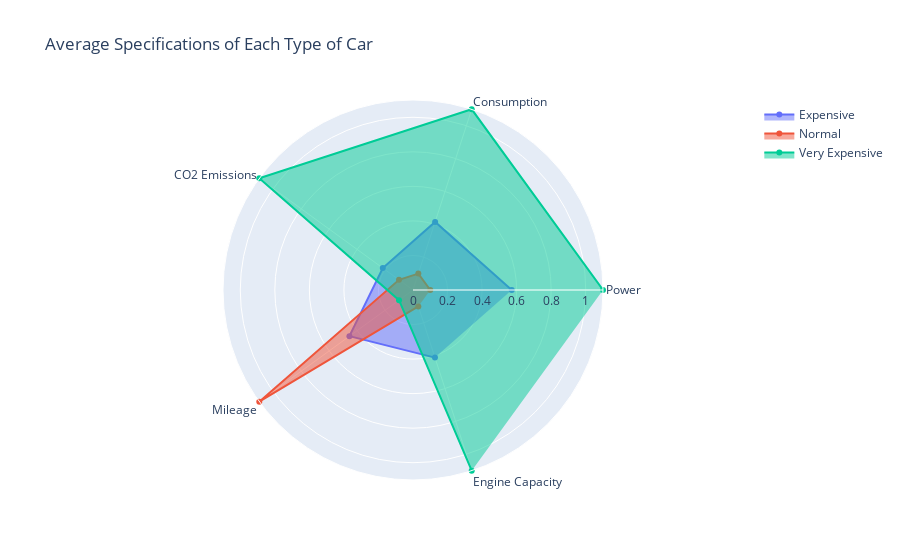

Notebook code cell kept with this figure:
### Markdown cell above
After categorization, we will begin calculating the average performance of cars within each group and visualize the results on a chart.

### Code cell
# Chọn ra các cột thuộc tính sẽ nhận xét
selected_columns = ['Power', 'Consumption', 'CO2 Emissions', 'Mileage', 'Engine Capacity']

# Tính giá trị trung bình cho mỗi loại xe
average_data = df.groupby('Type')[selected_columns].mean().reset_index()

# Chuẩn hóa dữ liệu
scaler = MinMaxScaler()
average_data[selected_columns] = scaler.fit_transform(average_data[selected_columns]) + 0.1 # +0.1 để tránh trường hợp giá trị = 0


# Tạo biểu đồ radar
fig = go.Figure()

for i, row in average_data.iterrows():
    fig.add_trace(go.Scatterpolar(
        r=row[selected_columns].values.tolist(),
        theta=selected_columns,
        fill='toself',
        name=row['Type']
    ))

fig.update_layout(
    polar=dict(
        radialaxis=dict(
            visible=True,
            range=[0, 1.1]
        )),
    showlegend=True
)

#Thêm title
fig.update_layout(title='Average Specifications of Each Type of Car')

fig.show()

### Figure 1 — Plotly figure (JSON) as saved in the notebook; plotly's stock layout.template omitted (floating-point values rounded to 4 significant figures)
{"data": [{"fill": "toself", "name": "Expensive", "r": [0.5716, 0.4147, 0.2162, 0.4549, 0.4115], "theta": ["Power", "Consumption", "CO2 Emissions", "Mileage", "Engine Capacity"], "type": "scatterpolar"}, {"fill": "toself", "name": "Normal", "r": [0.1, 0.1, 0.1, 1.1, 0.1], "theta": ["Power", "Consumption", "CO2 Emissions", "Mileage", "Engine Capacity"], "type": "scatterpolar"}, {"fill": "toself", "name": "Very Expensive", "r": [1.1, 1.1, 1.1, 0.1, 1.1], "theta": ["Power", "Consumption", "CO2 Emissions", "Mileage", "Engine Capacity"], "type": "scatterpolar"}], "layout": {"polar": {"radialaxis": {"range": [0, 1.1], "visible": true}}, "showlegend": true, "title": {"text": "Average Specifications of Each Type of Car"}}}
